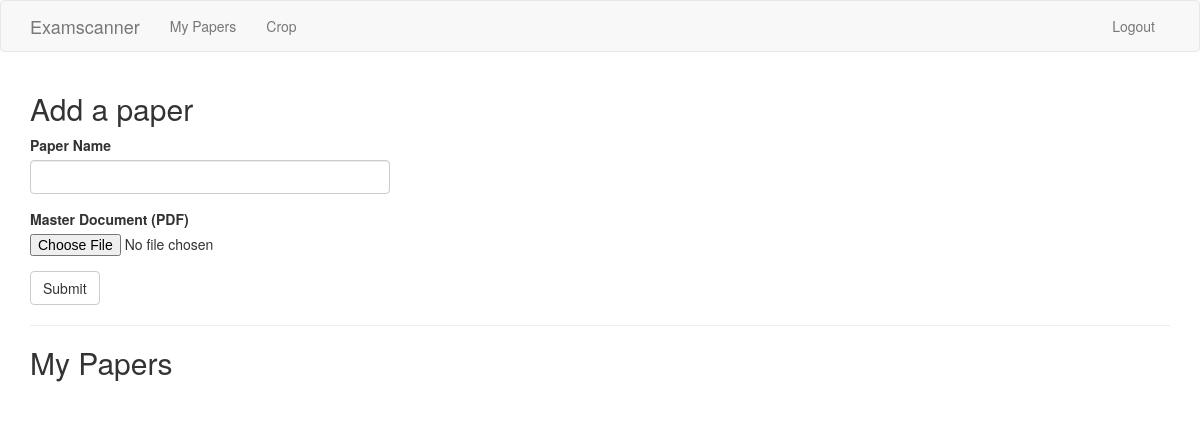
Page /user/dave (signed in) on the earlier database version.
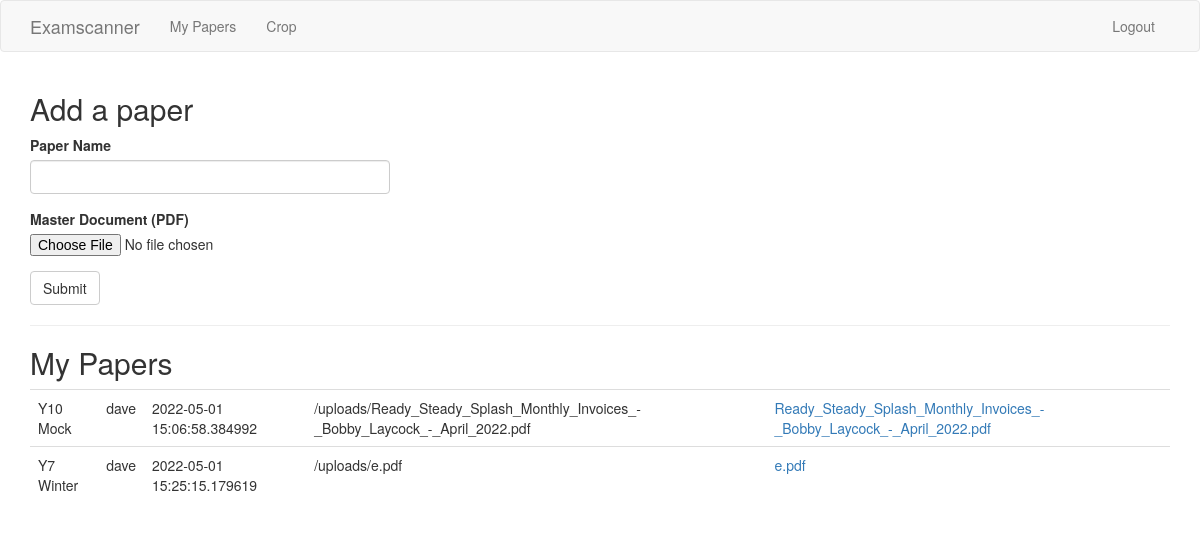
Same page on the later database version.
### app/models.py (models this page shows, shortened)
class Paper(db.Model):
    id = db.Column(db.Integer, primary_key=True)
    paper_name = db.Column(db.String(140))
    filename = db.Column(db.String(300))
    created_time = db.Column(db.DateTime, index=True, default=datetime.utcnow)
    user_id = db.Column(db.Integer, db.ForeignKey('user.id'))

class User(UserMixin, db.Model):
    id = db.Column(db.Integer, primary_key=True)
    username = db.Column(db.String(64), index=True, unique=True)
    email = db.Column(db.String(120), index=True, unique=True)
    password_hash = db.Column(db.String(128))
    papers = db.relationship('Paper', backref='author', lazy='dynamic')

### app/routes.py (the view, shortened to what this page needs)
@app.route('/user/<username>', methods=['GET', 'POST'])
@login_required
def user(username):
    user = User.query.filter_by(username=username).first_or_404()
    papers=user.papers.all()
    form = PaperForm()
    return render_template('user.html', user=user, form=form, papers=papers)

### app/forms.py
class PaperForm(FlaskForm):
    paper = StringField('Paper Name', validators=[DataRequired(), Length(min=1, max=140)])
    file = FileField('Master Document (PDF)', validators=[FileRequired(), FileAllowed(['pdf'], 'PDF Document only!')])
    submit = SubmitField('Submit')

### app/models.py (called while the page is built)
@login.user_loader
def load_user(id):
    return User.query.get(int(id))

### app/templates/user.html
{% extends "base.html" %}
{% import 'bootstrap/wtf.html' as wtf %}
{% block app_content %}
<h2>Add a paper</h2>
<div class="row">
    <div class="col-md-4">
        {{ wtf.quick_form(form) }}
    </div>
</div>
<hr>
<h2>My Papers</h2>
<table class="table">
    {% for paper in papers %}
    <tr valign="top">
        <td>{{ paper.paper_name }}</td>
        <td>{{ paper.author.username }}</td>
        <td>{{ paper.created_time }}</td>
        <td>{{ url_for('upload', filename=paper.filename) }}</td>
        <td><a href="{{ url_for('upload', filename=paper.filename) }}">{{ paper.filename }}</a></td>
    </tr>
    {% endfor %}
</table>
{% endblock %}

### app/templates/base.html (shortened to what this page needs)
{% extends 'bootstrap/base.html' %}
{% block navbar %}
    <nav class="navbar navbar-default">
        <div class="container">
            <div class="navbar-header">
                <a class="navbar-brand" href="{{ url_for('index') }}">Examscanner</a>
            </div>
            <div class="collapse navbar-collapse" id="bs-example-navbar-collapse-1">
                <ul class="nav navbar-nav">
                    <li><a href="{{ url_for('user', username=current_user.username) }}">My Papers</a></li>
                    <li><a href="{{ url_for('crop') }}">Crop</a></li>
                </ul>
                <ul class="nav navbar-nav navbar-right">
                    {% if current_user.is_anonymous %}
                    <li><a href="{{ url_for('login') }}">Login</a></li>
                    {% else %}
                    <li><a href="{{ url_for('logout') }}">Logout</a></li>
                    {% endif %}
                </ul>
            </div>
        </div>
    </nav>
{% endblock %}
{% block content %}
 <link href='https://cdnjs.cloudflare.com/ajax/libs/cropperjs/1.5.6/cropper.min.css' rel='stylesheet'>
    <div class="container">
        {% block app_content %}{% endblock %}
    </div>
{% endblock %}

Differences in the rows shown:
added Paper: paper_name "Y10 Mock", author.username "dave", created_time "2022-05-01 15:06:58.384992", filename "/uploads/Ready_Steady_Splash_Monthly_Invoices_-_Bobby_Laycock_-_April_2022.pdf", filename "Ready_Steady_Splash_Monthly_Invoices_-_Bobby_Laycock_-_April_2022.pdf"
added Paper: paper_name "Y7 Winter", author.username "dave", created_time "2022-05-01 15:25:15.179619", filename "/uploads/e.pdf", filename "e.pdf"
